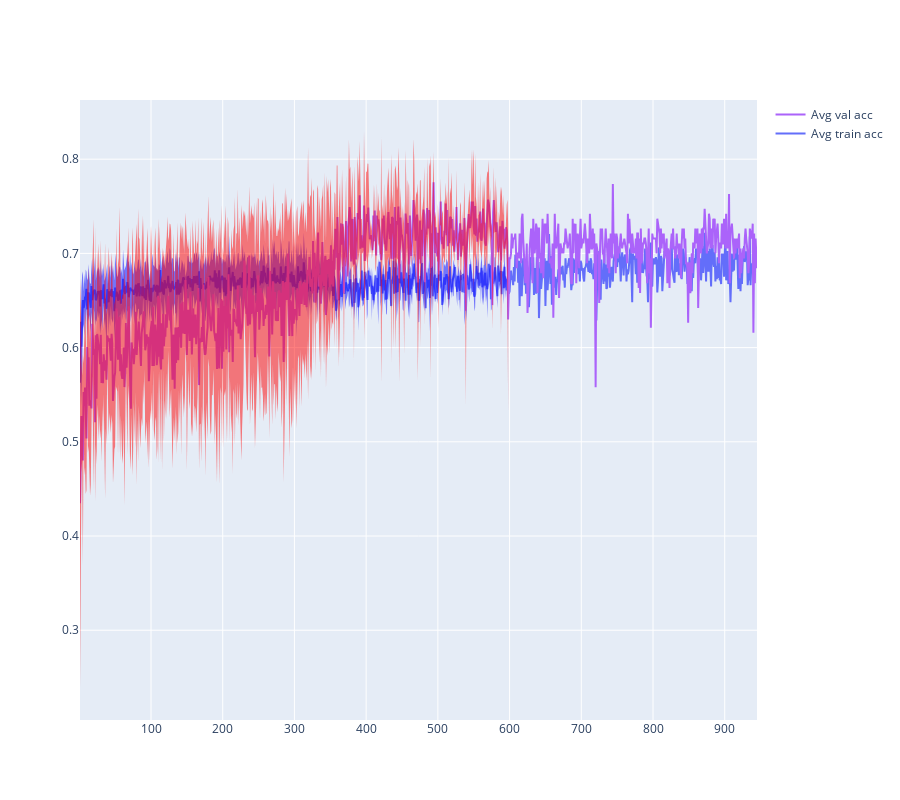

The notebook cell saved with this chart:
### Code cell
avg_plot("acc")

### Figure 1 — Plotly figure (JSON) as saved in the notebook; plotly's stock layout.template omitted (floating-point values rounded to 4 significant figures; data arrays with more than 128 entries replaced by an {"elided": "..."} marker saying what was removed)
{"data": [{"mode": "lines", "name": "Avg train acc", "type": "scatter", "x": {"elided": "945 int values"}, "y": {"elided": "945 float values"}}, {"line": {"width": 0}, "marker": {"color": "blue"}, "name": "trainupper bound", "showlegend": false, "type": "scatter", "x": {"elided": "945 int values"}, "y": {"elided": "945 float values"}}, {"fill": "tonexty", "line": {"width": 0}, "marker": {"color": "blue"}, "name": "trainlower bound", "showlegend": false, "type": "scatter", "x": {"elided": "945 int values"}, "y": {"elided": "945 float values"}}, {"mode": "lines", "name": "Avg val acc", "type": "scatter", "x": {"elided": "945 int values"}, "y": {"elided": "945 float values"}}, {"line": {"width": 0}, "marker": {"color": "red"}, "name": "valupper bound", "showlegend": false, "type": "scatter", "x": {"elided": "945 int values"}, "y": {"elided": "945 float values"}}, {"fill": "tonexty", "line": {"width": 0}, "marker": {"color": "red"}, "name": "vallower bound", "showlegend": false, "type": "scatter", "x": {"elided": "945 int values"}, "y": {"elided": "945 float values"}}], "layout": {"height": 800, "hovermode": "x"}}
